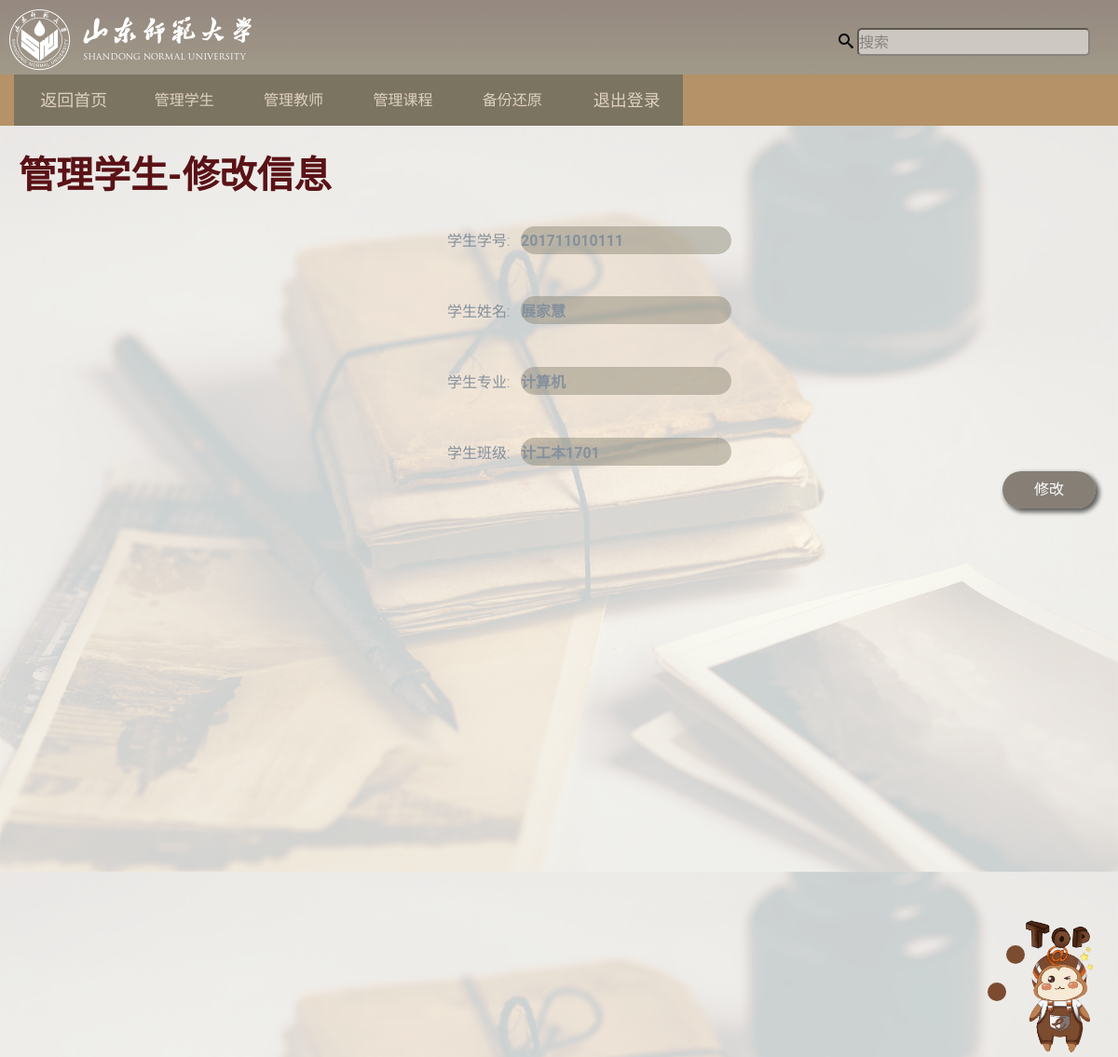
The page /edu_admin/Adm_manage_students.html/201711010111/ on the database its author committed.
### account/models.py (models this page shows, shortened)
class User(AbstractUser):
    username = models.CharField(max_length=20, primary_key=True, db_index=True)
    password = models.CharField(max_length=100, null=False)
    name = models.CharField(max_length=50)
    id_card = models.CharField(max_length=20)
    sex = models.CharField(max_length=2)
    school = models.CharField(max_length=20)
    major = models.CharField(max_length=20)
    sclass = models.CharField(max_length=20)
    admin_data = models.DateField(blank=True, default=django.utils.timezone.now)
    is_teacher = models.BooleanField(default=False)

### edu_admin/views.py (the view)
# urls.py: path("Adm_manage_students.html/<int:student_id>/", views.Adm_sdu_alt),
def Adm_sdu_alt(request, student_id):  # 修改学生信息
    stu_obj = User.objects.get(username=student_id)
    if request.method == "POST":  # 表单提交
        User.objects.filter(username=student_id).update(
            name=request.POST.get("sdu_name"),
            major=request.POST.get("sdu_major"),
            sclass=request.POST.get("sdu_class"),
        )
        return_message = "信息修改成功！"
        return render(
            request,
            "edu_admin/Adm_student_alter.html",
            {"stu_obj": stu_obj, "return_message": return_message, "student_id": student_id})
    else:  # 正常访问
        return render(request, "edu_admin/Adm_student_alter.html", {"stu_obj": stu_obj, "student_id": student_id})

### templates/edu_admin/Adm_student_alter.html (shortened to what this page needs)
{% extends 'adm_based.html' %}
{% load staticfiles %}
{% block content %}
    <div class="body_container1">
        <div class="body_background3">
            <div style="font-weight:700;font-size: 40px;margin: auto;padding-top: 40px;padding-left: 20px;color: #5a1216">
                管理学生-修改信息
            </div>
            <form method="POST">{% csrf_token %}
                <div class="sdu_alter">学生学号:&nbsp;&nbsp;
                    <label for="sdu_id"><input disabled class="sdu_alter_input" value="{{ stu_obj.username }}" type="text"
                                               name="sdu_id"></label>
                </div>
                <div class="sdu_alter">学生姓名:&nbsp;&nbsp;
                    <label for="sdu_name"><input class="sdu_alter_input" value="{{ stu_obj.name }}" type="text"
                                                 name="sdu_name"></label>
                </div>
                <div class="sdu_alter">学生专业:&nbsp;&nbsp;
                    <label for="sdu_major"><input class="sdu_alter_input" value="{{ stu_obj.major }}" type="text"
                                                  name="sdu_major"></label>
                </div>
                <div class="sdu_alter">学生班级:&nbsp;&nbsp;
                    <label for="sdu_class"><input class="sdu_alter_input" value="{{ stu_obj.sclass }}" type="text"
                                                  name="sdu_class"></label>
                </div>
                <button type="submit" class="select_submit">修改</button>
            </form>
        </div>
    </div>
{% endblock %}

### static/css/style1.css (style rules this page uses)
* { margin:0px; padding: 0px; }
.sdu_alter { width:100%; margin-top:40px; margin-left: 40%; }
.sdu_alter_input { border-radius: 20px; height: 30px; border:none; background: rgba(124,117,97,0.4); }

### static/css/style.css (style rules this page uses)
body { font-family: "Roboto", Arial, sans-serif; font-size: 16px; line-height: 28px; font-weight: 300; color: #85919d; height: 100%; position: relative; }
body { background: #efefef url(../images/white_wave.png) repeat; }

### static/css/style2.css (style rules this page uses)
* { margin:0px; padding: 0px; }
.body_container1 { width:100%; height:1000px; background: url("../images/index.jpg"); background-size: 100%; overflow: auto; zoom:1; }
.body_background3 { background: rgba(255,255,255,0.8); height:1000px; width:100%; overflow: auto; zoom:1; }
.select_submit { border-radius: 20px; width: 100px; text-align: center; height: 40px; color: white; border: none; background: rgba(66,54,40,0.6); box-shadow: 3px 3px 5px 1px rgba(0,0,0,0.6); margin-right: 2%; float: right; }

### rows shown on the page
User: sdu_id "201711010111", sdu_name "展家慧", sdu_major "计算机", sdu_class "计工本1701"
